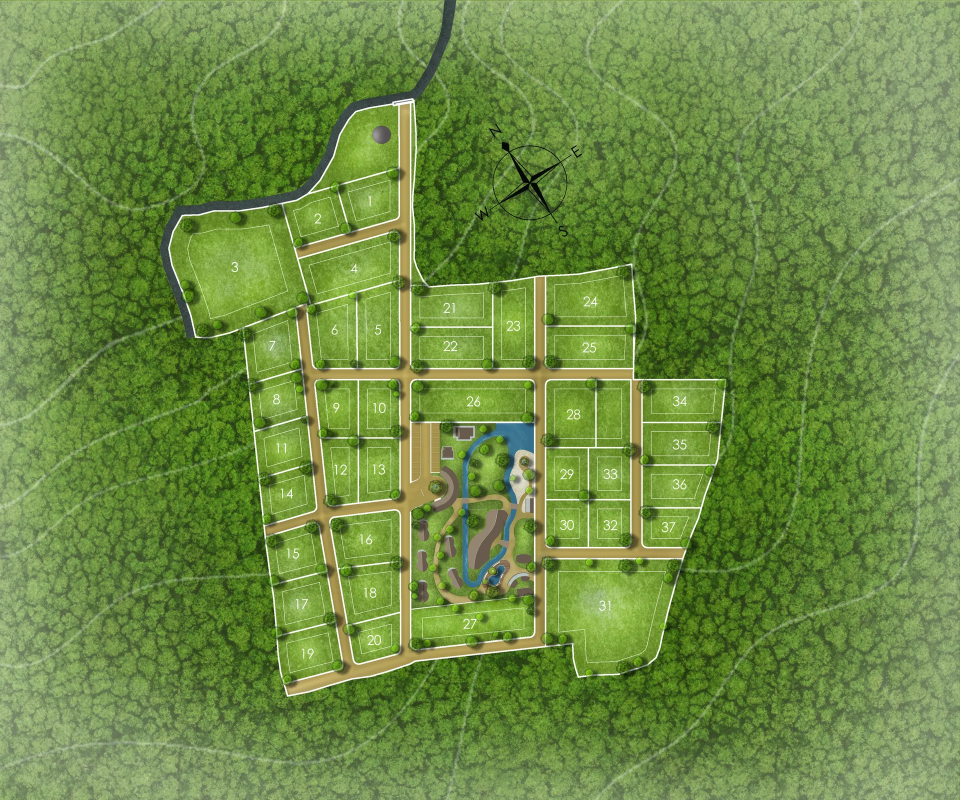
#> input picture assets/site/master-plan.webp, 1920 x 1600 px, given in place of master-plan.jpg, which was not available (shown at 1/2 size)
$ python build-plan.py path/to/master-plan.jpg
#> lines starting #> are read from the running program, lines starting #| are printed output that depends on the picture
#!/usr/bin/env python3
"""Build the master-plan derivatives from the client's artwork.

The plan is kept out of build-images.py because it is not a photograph and does
not want that script's settings:

  * The client supplies it as a **CMYK** JPEG (print artwork). Pillow's
    ``convert("RGB")`` handles Adobe's inverted CMYK correctly; running the
    embedded ICC profile through ``profileToProfile`` instead desaturates the
    greens badly, so the plain convert is deliberate.
  * It is line art with numerals a few pixels tall, not a photo. The photo
    pipeline's quality ladder (80/78/72) rings around the plot outlines at the
    smaller sizes, so the two reductions here get more quality than the base.

Quality was chosen by measurement, not by eye: on the densest numbering the
base at q80 differs from q88 by an RMS of 4.4/255 (worst pixel 26) and saves
300 KB. Anything below that starts to soften the numerals.

    python3 scripts/build-plan.py path/to/master-plan.jpg
"""
import argparse
import pathlib
import sys

from PIL import Image

ROOT = pathlib.Path(__file__).resolve().parent.parent
OUT = ROOT / "assets" / "site"

# (filename, width, webp quality)
VARIANTS = [
    ("master-plan.webp", 1920, 80),
    ("master-plan-900.webp", 900, 86),
    ("master-plan-480.webp", 480, 84),
]


def main() -> int:
    ap = argparse.ArgumentParser()
    ap.add_argument("source", help="the client's master-plan artwork (JPEG/PNG/TIFF)")
    a = ap.parse_args()

    src = pathlib.Path(a.source)
    if not src.is_file():
        print(f"not found: {src}", file=sys.stderr)
        return 1

    im = Image.open(src)
#> im is the input picture: PIL image 1920x1600 RGB; mean R, G, B 109.9, 140.1, 69.1
    print(f"{src.name}: {im.width}x{im.height} {im.mode}")
#| master-plan.jpg: 1920x1600 RGB
    rgb = im.convert("RGB")

    if rgb.width < VARIANTS[0][1]:
        print(f"  warning: source is only {rgb.width}px wide — the base variant "
              f"would be an upscale", file=sys.stderr)

    OUT.mkdir(parents=True, exist_ok=True)
    for name, width, q in VARIANTS:
        w = min(width, rgb.width)
        out = rgb.resize((w, round(rgb.height * w / rgb.width)), Image.LANCZOS)
        dest = OUT / name
        out.save(dest, "WEBP", quality=q, method=6)
        print(f"  {dest.relative_to(ROOT)}  {out.width}x{out.height}  "
              f"{dest.stat().st_size // 1024}KB  q{q}")
#> this loop made 3 passes
#> pass 2, in main, `out = rgb.resize((w, round(rgb.height * w / rgb.width)), Image.LANCZOS)`:
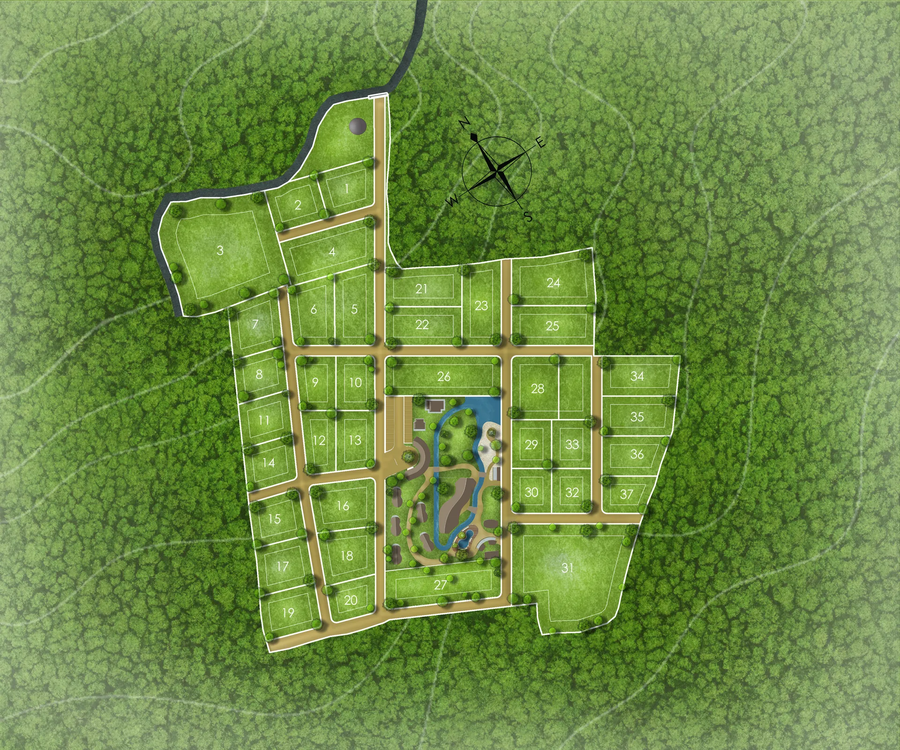
#> out: PIL image 900x750 RGB; mean R, G, B 109.9, 140.1, 69.1
    return 0


if __name__ == "__main__":
    raise SystemExit(main())
#> (the program exits here)

$ run again, with assets/site/bamboo-ceiling-detail-900.webp copied over assets/site/master-plan.webp
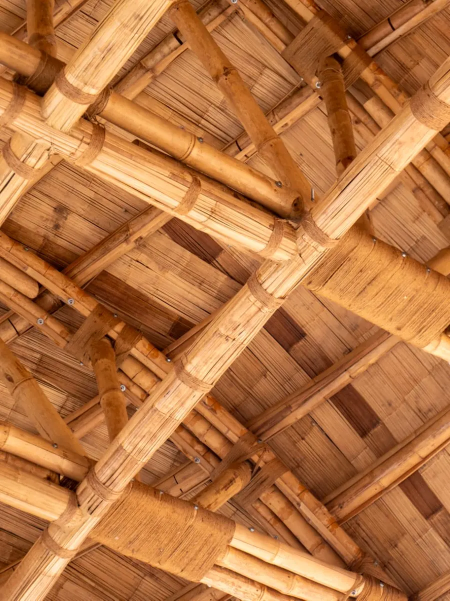
#> input picture assets/site/bamboo-ceiling-detail-900.webp, 900 x 1201 px, given in place of master-plan.jpg, which was not available (shown at 1/2 size)
#> in main, im is the input picture: PIL image 900x1201 RGB; mean R, G, B 181.6, 115.9, 65.2
#| master-plan.jpg: 900x1201 RGB
#> the loop in main, `for name, width, q in VARIANTS:` made 3 passes
#> pass 3, in main, `out = rgb.resize((w, round(rgb.height * w / rgb.width)), Image.LANCZOS)`:
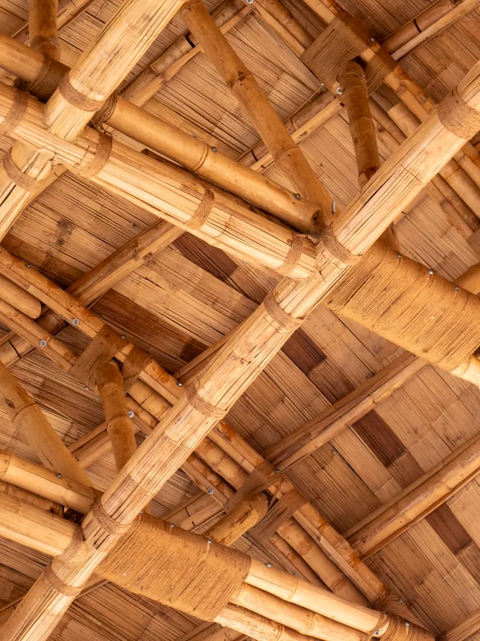
#> out: PIL image 480x641 RGB; mean R, G, B 181.6, 115.9, 65.2
